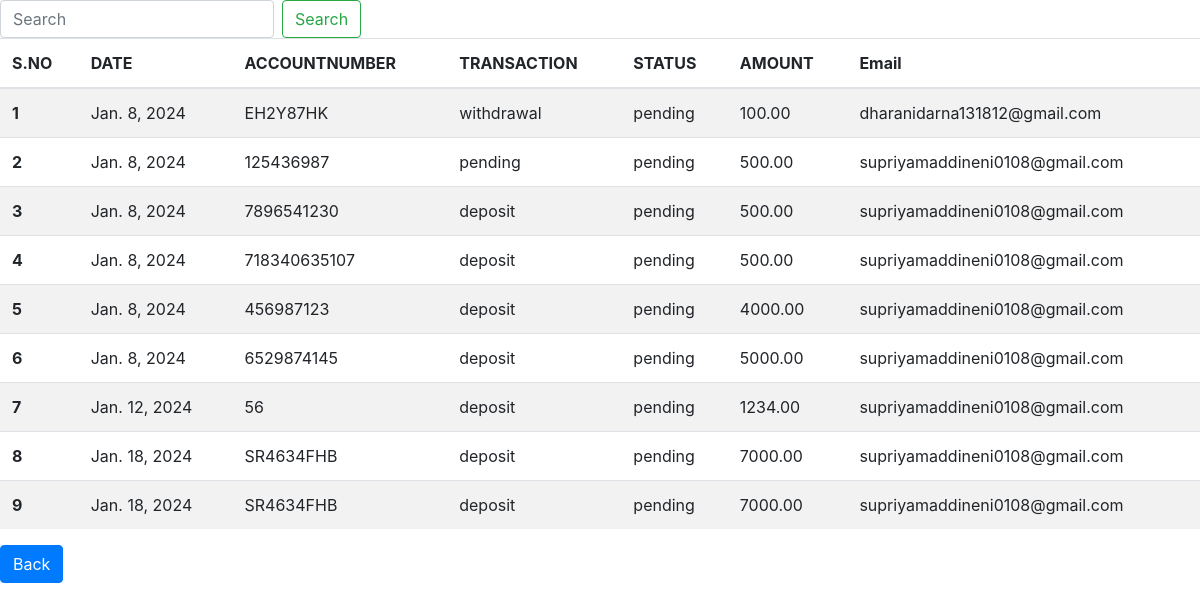
The app's page /display/ with its own data.
### bankingapp/models.py (models this page shows, shortened)
class Transaction(models.Model):
    date = models.DateField()
    bank_account = models.ForeignKey(BankAccount, on_delete=models.CASCADE)
    transaction_type = models.CharField(max_length=20, choices=[('deposit', 'Deposit'), ('withdrawal', 'Withdrawal')])
    status = models.CharField(max_length=20, choices=[('pending', 'Pending'), ('completed', 'Completed'), ('failed', 'Failed')], default='pending')
    reference_number = models.CharField(max_length=50, blank=True, null=True)
    amount = models.DecimalField(max_digits=10, decimal_places=2)
    email=models.EmailField()
    currency = models.CharField(max_length=3, default='INR')

### bankingapp/views.py (the view)
# urls.py: path('display/',display,name='display'),
def display(request):
    x=Transaction.objects.all()
    return render(request,'display.html',{'x':x})

### bankingapp/templates/display.html (shortened to what this page needs)
<!DOCTYPE html>
<html lang="en">
<head>
    <link rel="stylesheet" href="https://cdn.jsdelivr.net/npm/bootstrap@4.6.2/dist/css/bootstrap.min.css">
</head>
<body>
  <form class="form-inline my-2 my-lg-0">
    <input class="form-control mr-sm-2" type="search" placeholder="Search" aria-label="Search">
    <button class="btn btn-outline-success my-2 my-sm-0" type="submit">Search</button>
  </form>
    <table class="table table-striped">
        <thead>
          <tr>
            <th scope="col">S.NO</th>
            <th scope="col">DATE</th>
            <th scope="col">ACCOUNTNUMBER</th>
            <th scope="col">TRANSACTION</th>
            <th scope="col">STATUS</th>
            <th scope="col">AMOUNT</th>
            <th scope="col">Email</th>
          </tr>
        </thead>
        <tbody>
            {% for i in x %}
          <tr>
            <th scope="row">{{ forloop.counter }}</th>
            <td>{{i.date}}</td>
            <td>{{i.reference_number}}</td>
            <td>{{i.transaction_type}}</td>
            <td>{{i.status}}</td>
            <td>{{i.amount}}</td>
            <td>{{i.email}}</td>
            {% endfor %}
          </tr>
        </tbody>
      </table>
      <a href="{% url 'bankingapp:cashier_mainpage' %}"><button class="btn btn-primary">Back</button></a>
</body>
</html>

### records on screen
Transaction: date "Jan. 8, 2024", reference_number "EH2Y87HK", transaction_type "withdrawal", status "pending", amount "100.00", email "dharanidarna131812@gmail.com"
Transaction: date "Jan. 8, 2024", reference_number "125436987", transaction_type "pending", status "pending", amount "500.00", email "supriyamaddineni0108@gmail.com"
Transaction: date "Jan. 8, 2024", reference_number "7896541230", transaction_type "deposit", status "pending", amount "500.00", email "supriyamaddineni0108@gmail.com"
Transaction: date "Jan. 8, 2024", reference_number "718340635107", transaction_type "deposit", status "pending", amount "500.00", email "supriyamaddineni0108@gmail.com"
Transaction: date "Jan. 8, 2024", reference_number "456987123", transaction_type "deposit", status "pending", amount "4000.00", email "supriyamaddineni0108@gmail.com"
Transaction: date "Jan. 8, 2024", reference_number "6529874145", transaction_type "deposit", status "pending", amount "5000.00", email "supriyamaddineni0108@gmail.com"
Transaction: date "Jan. 12, 2024", reference_number "56", transaction_type "deposit", status "pending", amount "1234.00", email "supriyamaddineni0108@gmail.com"
Transaction: date "Jan. 18, 2024", reference_number "SR4634FHB", transaction_type "deposit", status "pending", amount "7000.00", email "supriyamaddineni0108@gmail.com"
Transaction: date "Jan. 18, 2024", reference_number "SR4634FHB", transaction_type "deposit", status "pending", amount "7000.00", email "supriyamaddineni0108@gmail.com"
